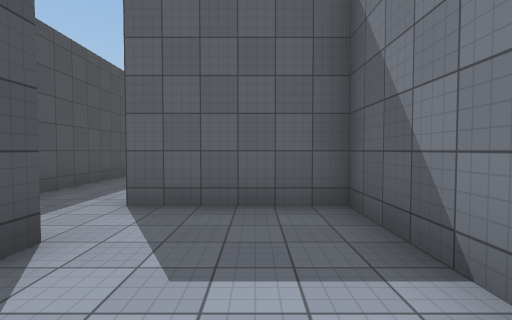
[1] (above)

24 first-person views from a walk through a Unity game level. The camera is 1.5 m above the floor, tilts 2° down and sees 85° across. The floor is counted in squares, 2 m on a side. Each view is taken from the middle of a square. On the plan, view 1 faces up. The plan holds only what a view shows up to about 10 squares ahead; the rest is blank. The place goes on beyond the plan. Some animated figures are not drawn. Surface patterns are stand-ins for the level's own textures.

[2]
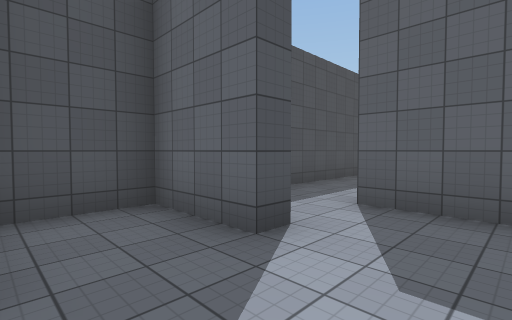

[3]
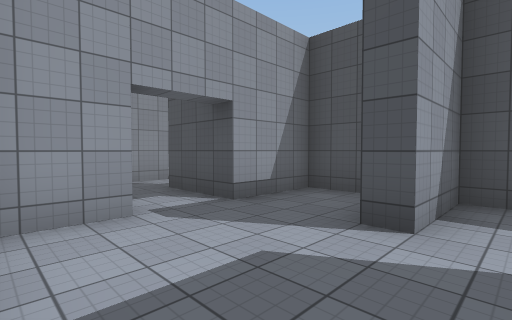

[4]
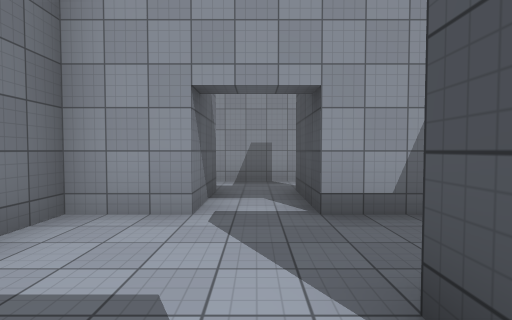

[5]
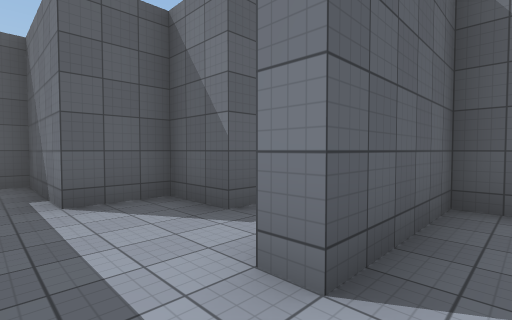

[6]
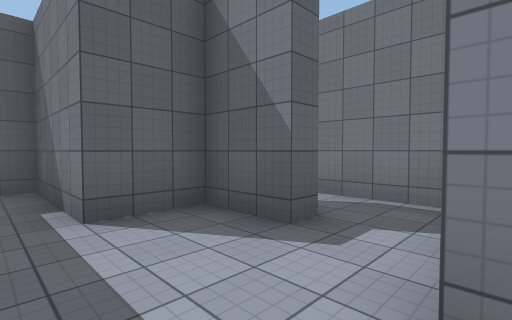

[7]
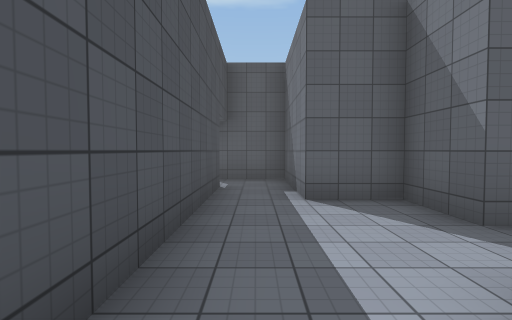

[8]
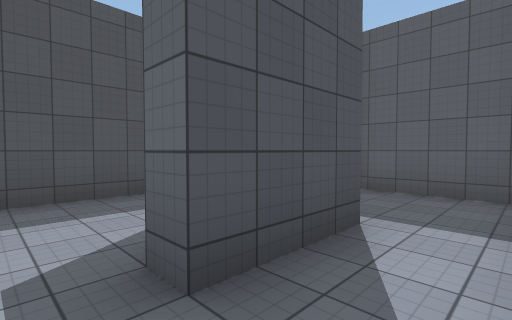

[9]
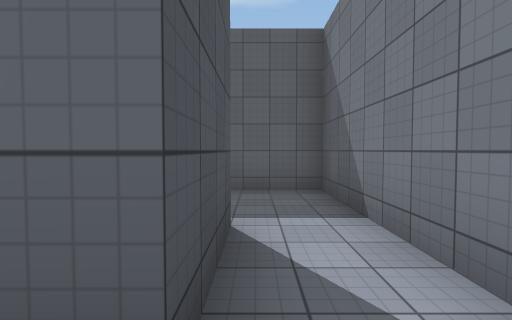

[10]
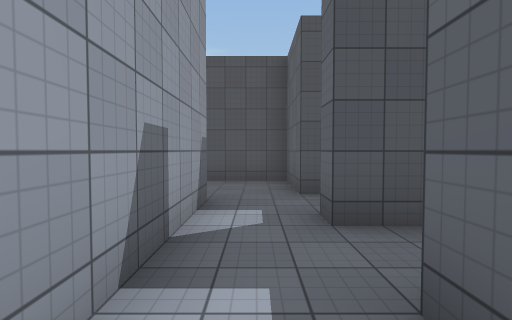

[11]
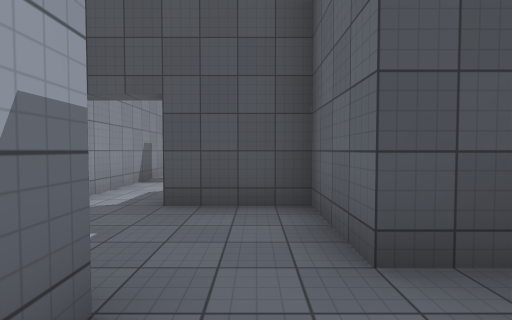

[12]
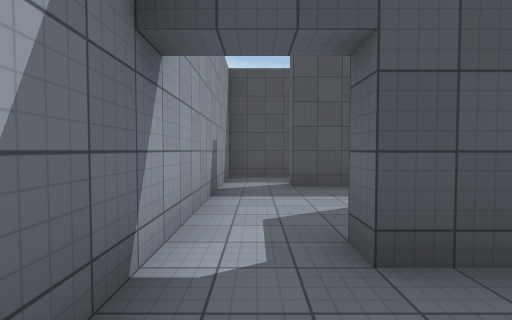

[13]
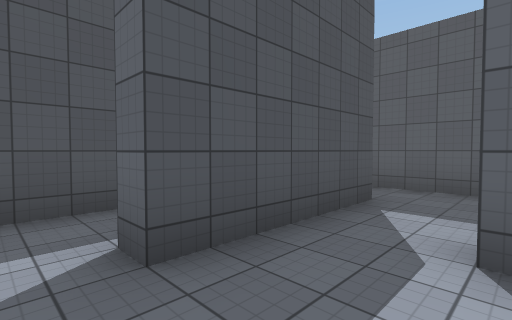

[14]
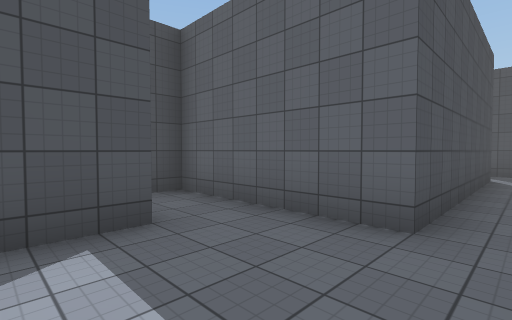

[15]
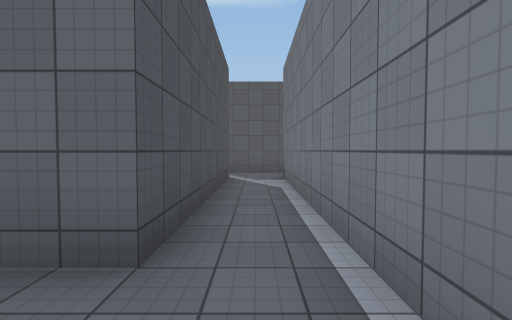

[16]
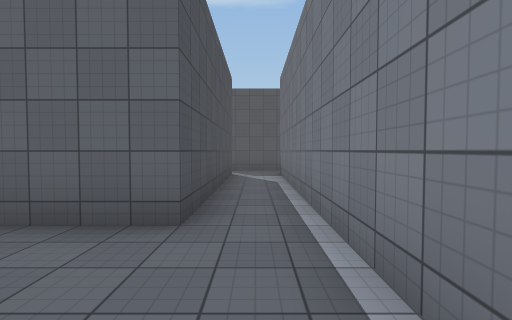

[17]
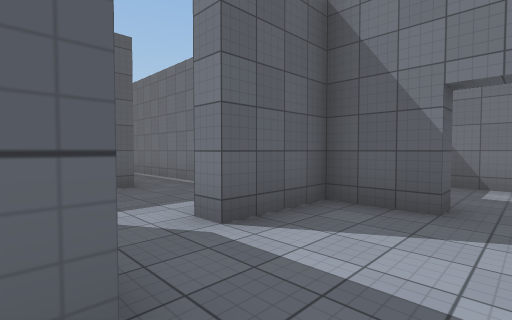

[18]
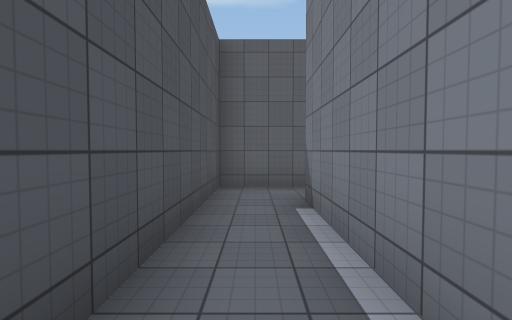

[19]
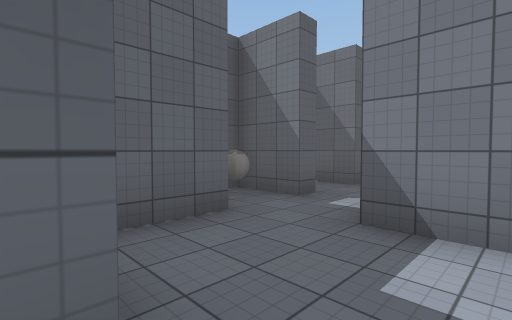

[20]
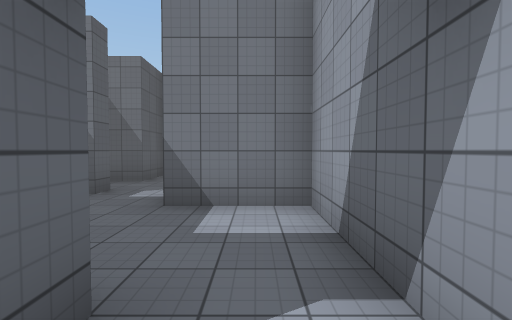

[21]
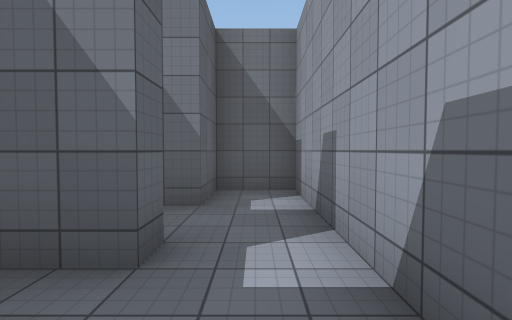

[22]
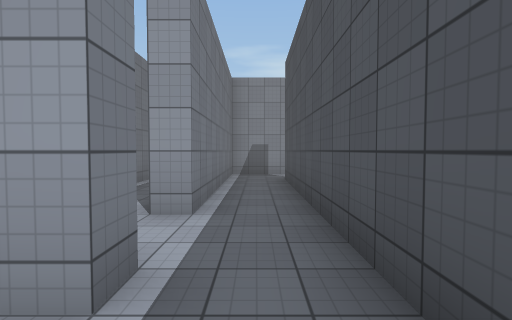

[23]
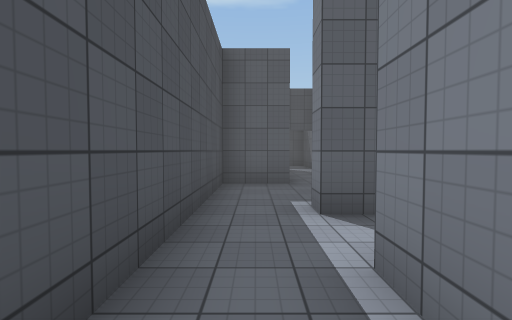

[24]
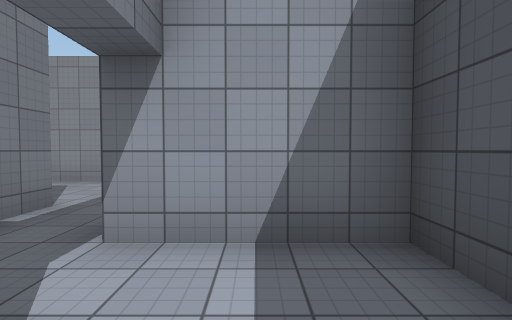

### Floor plan
Key: @ floor where view 1 was taken; # wall or solid block; . floor; O other object.
Columns run from 12 left of view 1 to 2 right of it. Each row starts with its distance up from view 1.
 11   ###  .
 10   #.. #.#######
  9   #.. #...#...#
  8   #.#####.#...#
  7   #.... #.###.#
  6   #.#.# #...#.#
  5   #.#.# #.....#
  4   #.#.# #..####
  3   #.#.###.....#
  2   ..#.#####...#
  1 #####.###.....#
  0 #.....###...@.#
 -1 #.#...###O#.###
 -2 #.#...###O#.###
 -3 #.#.###.......#
 -4 #.#...#..######
 -5 #........#
 -6 ##########

Where each view was taken, in squares from view 1:
view 1: 0 up, 0 right, facing up
view 2: 0 up, 0 right, facing up-left
view 3: 3 up, 1 right, facing down-left
view 4: 3 up, 1 left, facing down
view 5: 3 up, 3 left, facing up-right
view 6: 4 up, 3 left, facing up-right
view 7: 3 up, 3 left, facing up
view 8: 5 up, 1 right, facing up-left
view 9: 5 up, 0 right, facing up
view 10: 3 down, 1 right, facing left
view 11: 3 down, 2 left, facing left
view 12: 5 down, 4 left, facing left
view 13: 5 down, 8 left, facing up-left
view 14: 2 down, 7 left, facing up-left
view 15: 1 down, 7 left, facing up
view 16: 2 down, 7 left, facing up
view 17: 5 down, 10 left, facing up-right
view 18: 5 down, 11 left, facing up
view 19: 5 down, 6 left, facing up-right
view 20: 5 down, 7 left, facing right
view 21: 3 down, 4 left, facing right
view 22: 10 up, 9 left, facing down
view 23: 5 up, 9 left, facing up
view 24: 11 up, 5 left, facing down
